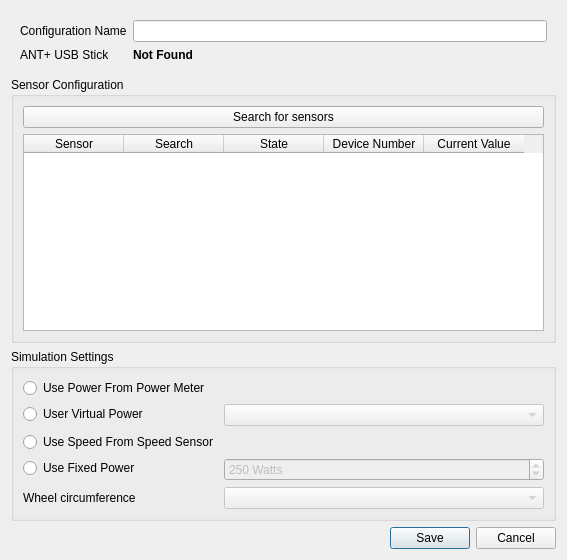
<?xml version="1.0" encoding="UTF-8"?>
<ui version="4.0">
 <class>AddSensorConfigurationDialog</class>
 <widget class="QDialog" name="AddSensorConfigurationDialog">
  <property name="geometry">
   <rect>
    <x>0</x>
    <y>0</y>
    <width>567</width>
    <height>560</height>
   </rect>
  </property>
  <property name="windowTitle">
   <string>New Sensor Configuration</string>
  </property>
  <layout class="QVBoxLayout" name="verticalLayout">
   <item>
    <widget class="QWidget" name="widget" native="true">
     <layout class="QFormLayout" name="formLayout">
      <item row="0" column="0">
       <widget class="QLabel" name="label">
        <property name="text">
         <string>Configuration Name</string>
        </property>
       </widget>
      </item>
      <item row="0" column="1">
       <widget class="QLineEdit" name="lineEdit"/>
      </item>
      <item row="3" column="0">
       <widget class="QLabel" name="label_4">
        <property name="sizePolicy">
         <sizepolicy hsizetype="Preferred" vsizetype="Preferred">
          <horstretch>1</horstretch>
          <verstretch>0</verstretch>
         </sizepolicy>
        </property>
        <property name="text">
         <string>ANT+ USB Stick</string>
        </property>
       </widget>
      </item>
      <item row="3" column="1">
       <widget class="QLabel" name="usbStickPresentLabel">
        <property name="sizePolicy">
         <sizepolicy hsizetype="Preferred" vsizetype="Preferred">
          <horstretch>1</horstretch>
          <verstretch>0</verstretch>
         </sizepolicy>
        </property>
        <property name="text">
         <string>&lt;b&gt;Not Found&lt;/b&gt;</string>
        </property>
        <property name="textFormat">
         <enum>Qt::RichText</enum>
        </property>
       </widget>
      </item>
     </layout>
    </widget>
   </item>
   <item>
    <widget class="QGroupBox" name="groupBox_2">
     <property name="sizePolicy">
      <sizepolicy hsizetype="Preferred" vsizetype="Minimum">
       <horstretch>0</horstretch>
       <verstretch>5</verstretch>
      </sizepolicy>
     </property>
     <property name="title">
      <string>Sensor Configuration</string>
     </property>
     <layout class="QVBoxLayout" name="verticalLayout_2">
      <item>
       <widget class="QPushButton" name="searchSensorsButton">
        <property name="sizePolicy">
         <sizepolicy hsizetype="Expanding" vsizetype="Minimum">
          <horstretch>0</horstretch>
          <verstretch>0</verstretch>
         </sizepolicy>
        </property>
        <property name="text">
         <string>Search for sensors</string>
        </property>
       </widget>
      </item>
      <item>
       <widget class="QTableWidget" name="searchTableWidget">
        <property name="alternatingRowColors">
         <bool>false</bool>
        </property>
        <property name="selectionMode">
         <enum>QAbstractItemView::NoSelection</enum>
        </property>
        <property name="selectionBehavior">
         <enum>QAbstractItemView::SelectRows</enum>
        </property>
        <property name="verticalScrollMode">
         <enum>QAbstractItemView::ScrollPerPixel</enum>
        </property>
        <property name="horizontalScrollMode">
         <enum>QAbstractItemView::ScrollPerPixel</enum>
        </property>
        <property name="columnCount">
         <number>5</number>
        </property>
        <column>
         <property name="text">
          <string>Sensor</string>
         </property>
        </column>
        <column>
         <property name="text">
          <string>Search</string>
         </property>
        </column>
        <column>
         <property name="text">
          <string>State</string>
         </property>
        </column>
        <column>
         <property name="text">
          <string>Device Number</string>
         </property>
        </column>
        <column>
         <property name="text">
          <string>Current Value</string>
         </property>
        </column>
       </widget>
      </item>
     </layout>
    </widget>
   </item>
   <item>
    <widget class="QGroupBox" name="simulationSettingsGroupBox">
     <property name="title">
      <string>Simulation Settings</string>
     </property>
     <layout class="QFormLayout" name="formLayout_2">
      <item row="1" column="0">
       <widget class="QRadioButton" name="directPowerButton">
        <property name="text">
         <string>Use Power From Power Meter </string>
        </property>
       </widget>
      </item>
      <item row="2" column="0">
       <widget class="QRadioButton" name="virtualPowerButton">
        <property name="text">
         <string>User Virtual Power</string>
        </property>
       </widget>
      </item>
      <item row="2" column="1">
       <widget class="QComboBox" name="virtualPowerChooser">
        <property name="enabled">
         <bool>false</bool>
        </property>
       </widget>
      </item>
      <item row="4" column="0">
       <widget class="QRadioButton" name="fixedPowerButton">
        <property name="text">
         <string>Use Fixed Power</string>
        </property>
       </widget>
      </item>
      <item row="3" column="0">
       <widget class="QRadioButton" name="directSpeedButton">
        <property name="text">
         <string>Use Speed From Speed Sensor</string>
        </property>
       </widget>
      </item>
      <item row="4" column="1">
       <widget class="QSpinBox" name="powerSpinBox">
        <property name="enabled">
         <bool>false</bool>
        </property>
        <property name="suffix">
         <string> Watts</string>
        </property>
        <property name="maximum">
         <number>500</number>
        </property>
        <property name="singleStep">
         <number>10</number>
        </property>
        <property name="value">
         <number>250</number>
        </property>
       </widget>
      </item>
      <item row="5" column="0">
       <widget class="QLabel" name="label_2">
        <property name="text">
         <string>Wheel circumference</string>
        </property>
       </widget>
      </item>
      <item row="5" column="1">
       <widget class="QComboBox" name="wheelCircumferenceChooser">
        <property name="enabled">
         <bool>false</bool>
        </property>
        <property name="editable">
         <bool>false</bool>
        </property>
        <property name="currentText">
         <string/>
        </property>
       </widget>
      </item>
     </layout>
    </widget>
   </item>
   <item>
    <widget class="QDialogButtonBox" name="buttonBox">
     <property name="orientation">
      <enum>Qt::Horizontal</enum>
     </property>
     <property name="standardButtons">
      <set>QDialogButtonBox::Cancel|QDialogButtonBox::Save</set>
     </property>
    </widget>
   </item>
  </layout>
 </widget>
 <resources/>
 <connections>
  <connection>
   <sender>buttonBox</sender>
   <signal>accepted()</signal>
   <receiver>AddSensorConfigurationDialog</receiver>
   <slot>accept()</slot>
   <hints>
    <hint type="sourcelabel">
     <x>257</x>
     <y>477</y>
    </hint>
    <hint type="destinationlabel">
     <x>157</x>
     <y>274</y>
    </hint>
   </hints>
  </connection>
  <connection>
   <sender>buttonBox</sender>
   <signal>rejected()</signal>
   <receiver>AddSensorConfigurationDialog</receiver>
   <slot>reject()</slot>
   <hints>
    <hint type="sourcelabel">
     <x>325</x>
     <y>477</y>
    </hint>
    <hint type="destinationlabel">
     <x>286</x>
     <y>274</y>
    </hint>
   </hints>
  </connection>
  <connection>
   <sender>virtualPowerButton</sender>
   <signal>toggled(bool)</signal>
   <receiver>virtualPowerChooser</receiver>
   <slot>setEnabled(bool)</slot>
   <hints>
    <hint type="sourcelabel">
     <x>149</x>
     <y>394</y>
    </hint>
    <hint type="destinationlabel">
     <x>313</x>
     <y>394</y>
    </hint>
   </hints>
  </connection>
  <connection>
   <sender>fixedPowerButton</sender>
   <signal>toggled(bool)</signal>
   <receiver>powerSpinBox</receiver>
   <slot>setEnabled(bool)</slot>
   <hints>
    <hint type="sourcelabel">
     <x>140</x>
     <y>323</y>
    </hint>
    <hint type="destinationlabel">
     <x>294</x>
     <y>332</y>
    </hint>
   </hints>
  </connection>
 </connections>
</ui>
